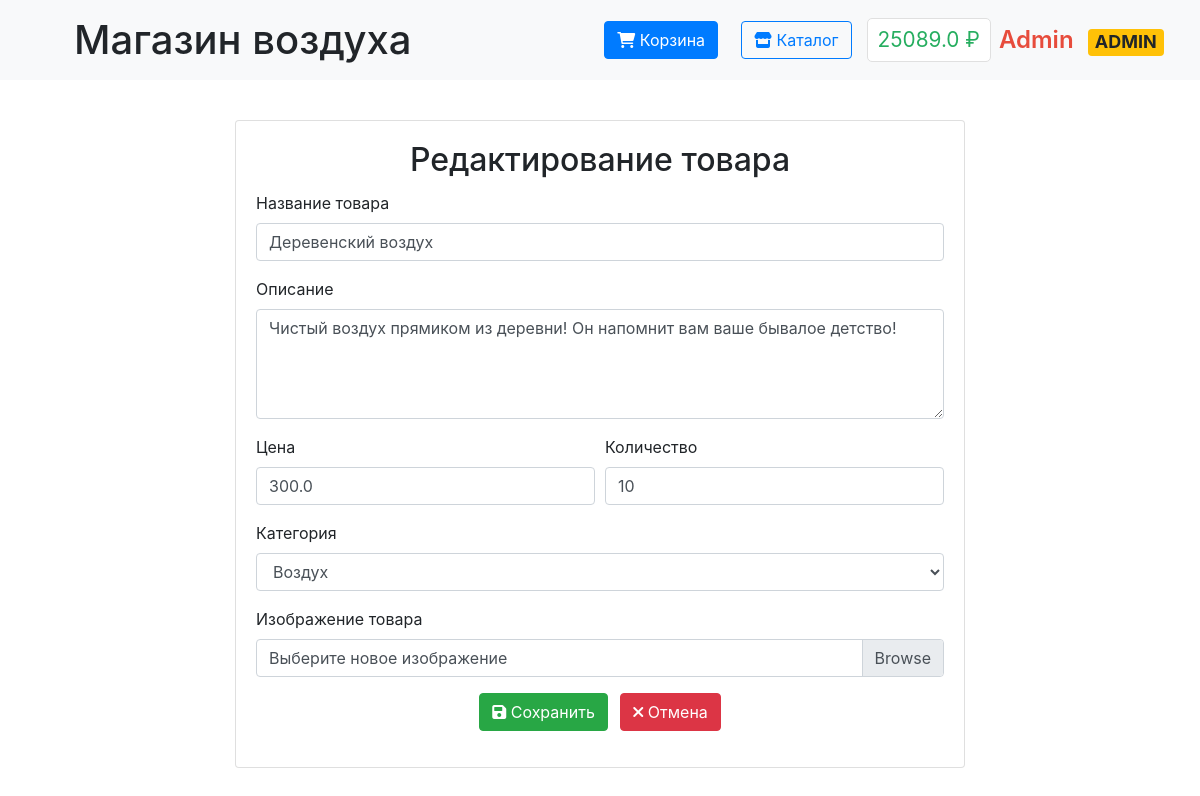
Screenshot of /admin/product/2/edit (signed in) with the database file from the repository.
### data/users.py (models this page shows, shortened)
class User(SqlAlchemyBase, UserMixin):
    __tablename__ = 'users'
    id = Column(Integer, primary_key=True, autoincrement=True)
    surname = Column(String, nullable=False)
    name = Column(String, nullable=False)
    email = Column(String, unique=True, nullable=False)
    hashed_password = Column(String, nullable=False)
    balance = Column(Float, default=0)
    is_admin = Column(Boolean, default=False)

### data/products.py (models this page shows, shortened)
class Product(SqlAlchemyBase):
    __tablename__ = 'products'
    id = sa.Column(sa.Integer, primary_key=True, autoincrement=True)
    title = sa.Column(sa.String, nullable=False)
    description = sa.Column(sa.Text)
    price = sa.Column(sa.Float, nullable=False)
    quantity = sa.Column(sa.Integer, default=0)
    image_url = sa.Column(sa.String)
    category = sa.Column(sa.String)
    created_at = sa.Column(sa.DateTime, default=sa.func.now())
    is_available = sa.Column(sa.Boolean, default=True)

### main.py (the view, shortened to what this page needs)
@app.route('/admin/product/<int:id>/edit', methods=['GET', 'POST'])
@login_required
def edit_product(id):
    if not current_user.is_admin:
        abort(403)
    db_sess = db_session.create_session()
    product = db_sess.get(Product, id)
    if not product:
        db_sess.close()
        abort(404)
    form = ProductForm(obj=product)
    form.category.choices = [('air', 'Воздух'), ('other', 'Другое')]
    return render_template('edit_product.html', form=form, product=product)

### forms/products.py
class ProductForm(FlaskForm):
    title = StringField('Название товара', validators=[DataRequired()])
    description = TextAreaField('Описание')
    price = FloatField('Цена', validators=[DataRequired(), NumberRange(min=0.01)])
    quantity = IntegerField('Количество', validators=[NumberRange(min=0)])
    image = FileField('Изображение товара', validators=[
        FileAllowed(['jpg', 'jpeg', 'png', 'gif'], 'Только изображения!')
    ])
    category = SelectField('Категория', choices=[
        ('air', 'Воздух'),
        ('other', 'Другое')
    ], validators=[DataRequired()])
    submit = SubmitField('Сохранить')

### data/db_session.py (called while the page is built)
def create_session() -> Session:
    global __factory
    return __factory()

### main.py (called while the page is built)
@login_manager.user_loader
def load_user(user_id):
    db_sess = db_session.create_session()
    return db_sess.get(User, user_id)

### templates/edit_product.html (shortened to what this page needs)
{% extends "base.html" %}
{% block content %}
<div class="container">
    <div class="row justify-content-center">
        <div class="col-md-8">
            <div class="card mt-4">
                <div class="card-body">
                    <h2 class="card-title text-center">Редактирование товара</h2>
                    <form method="POST" enctype="multipart/form-data">
                        <div class="form-group">
                            {{ form.title.label }}
                            {{ form.title(class="form-control") }}
                        </div>
                        <div class="form-group">
                            {{ form.description.label }}
                            {{ form.description(class="form-control", rows=4) }}
                        </div>
                        <div class="form-row">
                            <div class="form-group col-md-6">
                                {{ form.price.label }}
                                {{ form.price(class="form-control") }}
                            </div>
                            <div class="form-group col-md-6">
                                {{ form.quantity.label }}
                                {{ form.quantity(class="form-control") }}
                            </div>
                        </div>
                        <div class="form-group">
                            {{ form.category.label }}
                            {{ form.category(class="form-control") }}
                        </div>
                        <div class="form-group">
                            <label>Изображение товара</label>
                            <div class="custom-file">
                                <label class="custom-file-label" for="image">
                                    {% if product.image_url %}
                                        Текущее: {{ product.image_url.split('/')[-1] }}
                                    {% else %}
                                        Выберите новое изображение
                                    {% endif %}
                                </label>
                            </div>
                        </div>
                        <div class="form-group text-center">
                            <button type="submit" class="btn btn-success mr-2">
                                <i class="fas fa-save"></i> Сохранить
                            </button>
                            <a href="{{ url_for('admin_panel') }}" class="btn btn-danger">
                                <i class="fas fa-times"></i> Отмена
                            </a>
                        </div>
                    </form>
                </div>
            </div>
        </div>
    </div>
</div>
{% endblock %}

### templates/base.html (shortened to what this page needs)
<!doctype html>
<html lang="en">
<head>
    <link rel="stylesheet" href="https://stackpath.bootstrapcdn.com/bootstrap/4.4.1/css/bootstrap.min.css">
    <link rel="stylesheet" href="https://cdnjs.cloudflare.com/ajax/libs/font-awesome/6.0.0/css/all.min.css">
    <link rel="stylesheet" href="{{ url_for('static', filename='css/style.css') }}">
</head>
<body>
<nav class="navbar navbar-light bg-light">
    <div class="navbar-container">
        <h1 class="m-2" style="padding-left: 30px;">Магазин воздуха</h1>
        <div class="nav-section">
            {% if current_user.is_authenticated %}
                <a href="{{ url_for('cart') }}" class="btn btn-primary mr-2">
                    <i class="fas fa-shopping-cart"></i> Корзина
                </a>
                <a href="{{ url_for('index') }}" class="btn btn-outline-primary">
                    <i class="fas fa-store"></i> Каталог
                </a>
                <div class="d-flex align-items-center">
                    <span class="balance mr-2" onclick="window.location.href='{{ url_for('payment') }}'">
                        {{ current_user.balance }} ₽
                    </span>
                    <span class="username {% if current_user.is_admin %}admin-badge{% endif %}"
                          onclick="window.location.href='{{ url_for('profile') }}'">
                        {{ current_user.name }}
                        {% if current_user.is_admin %}<span class="badge badge-warning ml-2">ADMIN</span>{% endif %}
                    </span>
                </div>
            {% endif %}
        </div>
    </div>
</nav>
<main>
    {% block content %}{% endblock %}
</main>
</body>
</html>

### static/css/style.css (style rules this page uses)
.navbar-container { width: 100%; display: flex; justify-content: space-between; align-items: center; }
.nav-section { display: flex; align-items: center; gap: 15px; }
.username { font-size: 1.5rem; font-weight: 600; color: #2c3e50; cursor: pointer; margin: 0; }
.balance { font-size: 1.3rem; color: #27ae60; background: white; padding: 5px 10px; border-radius: 5px; cursor: pointer; border: 1px solid #e0e0e0; margin: 0; }
.admin-badge { color: #e74c3c; }
.navbar-container { display: flex; justify-content: space-between; align-items: center; width: 100%; padding: 0 20px; }

### rows the page displays
User: balance "25089.0", name "Admin"
Product: title "Деревенский воздух", description "Чистый воздух прямиком из деревни! Он напомнит вам ваше бывалое детство!", price "300.0", quantity "10", category "Воздух"
